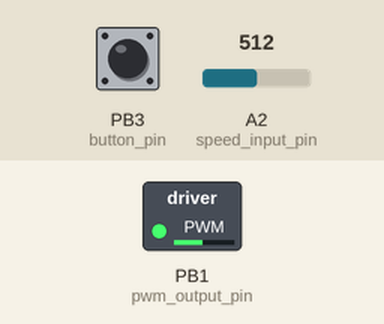
This sketch was run on a simulated ATtiny85, built with avr-gcc and run on an emulated ATtiny85. On the bench: switched loads named in the sketch (green lamp = pin HIGH). The test bench sets the inputs (shaded band); at power-on: A2 (speed_input_pin) = 512, PB3 (button_pin) HIGH.

Above: at 1.4 s.
1.5 s: A2 (speed_input_pin) set to 306
At 2.8 s:
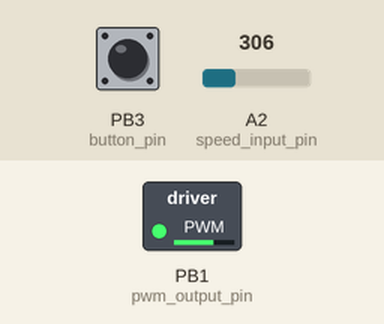
3.1 s: A2 (speed_input_pin) set to 122
At 3.7 s:
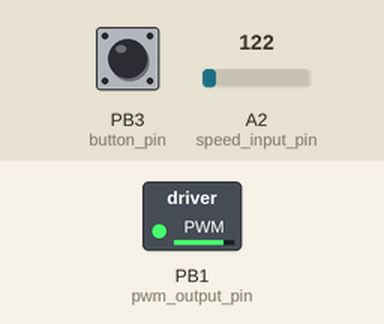
4.7 s: A2 (speed_input_pin) set to 1023
At 5.7 s:
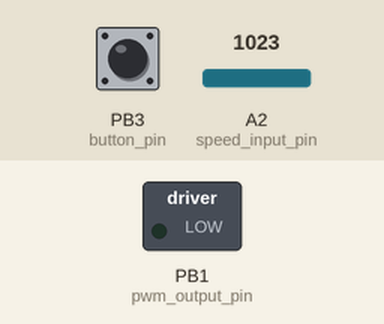
6.3 s: A2 (speed_input_pin) set to 511
At 7.7 s:
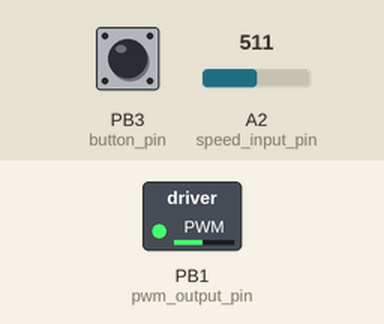
Timing chart, 0 to 8.9 s (numbered marks = the images above; inputs shaded):
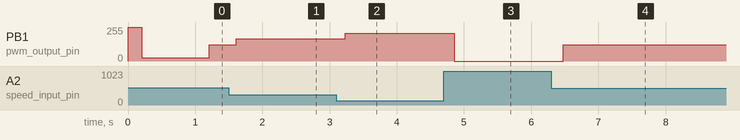

The sketch:

TinyFanController.ino
```cpp
#include <avr/sleep.h>
#include <avr/power.h>
#include <avr/wdt.h>

byte     analogread_power_pin = 2;
byte     speed_input_pin      = A2;
byte     pwm_output_pin       = 1;
bool     fan_running          = false;
uint32_t fan_stop_time;

uint16_t vcc_mv;

volatile bool button_press_temp;
bool button_pressed;
//bool long_press;
//bool quick_press;
byte button_pin = 3; // attiny85 pin 2

ISR (PCINT0_vect){
    if (!button_state()){
      button_press_temp = 1;
   }
}

// watchdog interrupt
ISR (WDT_vect){
   wdt_disable();  // disable watchdog
}

void setup(){
  pinMode(pwm_output_pin, OUTPUT);
  digitalWrite(pwm_output_pin, HIGH); // PNP: HIGH: motor off

  delay(200);  // VCC is measured before each motor start
               // give VCC a moment to stabilize
  check_vcc(); // prenimilary reading, first reading seems to be lower than expected

  pinMode(analogread_power_pin, INPUT);
  pinMode(speed_input_pin, INPUT);
  pinMode(button_pin, INPUT_PULLUP);
  GIMSK = 1<<PCIE;       // pin change interrupt
  PCMSK = 1<<button_pin; // pin change interrupt

  // external 64 mhz timer clock: only tested it
  // needs to be turned on again after sleep
  //PLLCSR = 1<<PCKE | 1<<PLLE;
  //PLLCSR |= 1<<LSM;               // low speed mode: 32 mhz
  //while(!(PLLCSR & (1<<PLOCK)));  // wait for stable PLL clock

  // custom 25 kHz PWM at 1 MHz system clock:
  // datasheet chapters:
  // 12.2 Counter and Compare Units
  // 12.3.1 TCCR1 – Timer/Counter1 Control Register
  TCCR1 &= 0xF0;                    // turn off timer clock / reset all prescaler bits (some are set by default)
  //TCCR1 |= (1<<CS12) | (1<<CS11); // prescaler: 32
  //TCCR1 |= (1<<CS12) | (1<<CS10); // prescaler: 16
  //TCCR1 |= (1<<CS12);             // prescaler: 8
  TCCR1 |= (1<<CS10);               // no prescaler

  //12.3.1 TCCR1 – Timer/Counter1 Control Register
  // Table 12-1. Compare Mode Select in PWM Mode
  //
  //TCCR1 |= (1<<COM1A1);             // OC1x cleared on compare match. Set when TCNT1 = $00. Inverted OC1x not connected.
  // high and low time inverted:
  //TCCR1 |= (1<<COM1A1) | (1<<COM1A0); // OC1x Set on compare match. Cleared when TCNT1= $00.  Inverted OC1x not connected.
  // TCCR1 is set in start_fan()

  // this is how far the counter goes before it starts over again (255 max):
  OCR1C = 40;

  // example PWM values:
  // frequency: timer clock source (1 MHz) / prescaler (1) / OCR1C (40): 25000 Hz
  // duty cycle:
  // OCR1A = 20; // (50% of OCR1C)
  //
  // Notice that in this example each step (1..40) means a difference of 2.5%: The resolution is not so fine.

  // OCR1A is set dynamicly in set_fan_speed()
}

void check_vcc() {
  // modified version of readVcc found on http://digistump.com/wiki/digispark/quickref

  // Read 1.1V reference against AVcc
  // set the reference to Vcc and the measurement to the internal 1.1V reference
  #if defined(__AVR_ATmega32U4__) || defined(__AVR_ATmega1280__) || defined(__AVR_ATmega2560__)
    ADMUX = _BV(REFS0) | _BV(MUX4) | _BV(MUX3) | _BV(MUX2) | _BV(MUX1);
  #elif defined (__AVR_ATtiny24__) || defined(__AVR_ATtiny44__) || defined(__AVR_ATtiny84__)
    ADMUX = _BV(MUX5) | _BV(MUX0);
  #elif defined (__AVR_ATtiny25__) || defined(__AVR_ATtiny45__) || defined(__AVR_ATtiny85__)
    ADMUX = _BV(MUX3) | _BV(MUX2);
  #else
    ADMUX = _BV(REFS0) | _BV(MUX3) | _BV(MUX2) | _BV(MUX1);
  #endif

  delay(2); // Wait for Vref to settle

  //sleep_1_sec();
  ADCSRA |= _BV(ADSC); // Start conversion
  while (bit_is_set(ADCSRA,ADSC)); // measuring

  // original code:
  // return 1125300L / ADC; // Calculate Vcc (in mV); 1125300 = 1.1*1023*1000
  //
  // After the measurement, ADC contains the relative value of vref compared to vcc
  // - ADC contains vref as a fraction (0-1023) of vcc
  // - if vref and vcc are equal then ADC would be 1023
  // - internal reference voltage is known to be about 1.1 v
  //
  // Example values:
  // vcc  | int. ref | ADC
  // -----+----------+-----
  //  1.1 | 1.1      | 1023
  //  2.2 | 1.1      | 511
  //  3.3 | 1.1      | 341
  //  4.4 | 1.1      | 255

  // novelty vcc calculation using map instead of 1125300L / ADC, no sketch size penalty!
  // this way it's easy to adjust the measured reference 1100 voltage (1100) for more accuracy
  vcc_mv = map(1023,0,ADC,0,1100);
  //
  // I noticed the internal reference sinks when vcc rises, for example 950 mV at 5 V
  //
  // vcc much higher then the calibated reference voltage are exaggerated and could be roughly compensated like this:
  //
  // if (vcc_mv > 3800){
  //    // example: 3800 is known to be accurate, 5200 was measured as 5700
  //    vcc_mv = map(vcc_mv,3800,5700,3800,5200);
  // }
}

void go_to_sleep_forever(){
  set_sleep_mode(SLEEP_MODE_PWR_DOWN);
  ADCSRA &= ~(1<<ADEN);

  power_all_disable();  // power off ADC, Timer 0 and 1, serial interface

  noInterrupts();       // timed sequence coming up

  sleep_enable();       // ready to sleep
  interrupts();         // interrupts are required now
  sleep_cpu();          // sleep

  // from the ATTinyCore docs:
  // When using the WDT as a reset source and NOT using a bootloader remember that after reset the WDT will be enabled with minimum timeout.
  // The very first thing your application must do upon restart is reset the WDT (wdt_reset()),  clear WDRF flag in MCUSR (MCUSR&=~(1<<WDRF))
  // and then turn off or configure the WDT for your desired settings. If using the Optiboot bootloader, this is already done for you by the bootloader.
  wdt_reset();
  MCUSR&=~(1<<WDRF);
  wdt_disable();

  sleep_disable();      // precaution
  power_all_enable();   // power everything back on
  ADCSRA |= (1<<ADEN);  // ADC on. ADC only seems to work correctly when this is placed after power_all_enable(), otherwise analogRead readings are incorrect
}

bool button_state() {
   return PINB & 1<<button_pin;
}

bool start_fan(){
   check_vcc();
   if (vcc_mv <= 3000){
      return false;
   }

   reset_running_time();

   // PWM mode OC1A: inverted duty cycle
   TCCR1 |= (1<<COM1A1) | (1<<COM1A0); // OC1x Set on compare match. Cleared when TCNT1= $00.  Inverted OC1x not connected.

   // start up sequence: full power first second
   // especially at lower VCC high duty cycle pulsating seems to start up the motor more successfully

   //  90% duty cycle
   OCR1A = OCR1C * 0.9;

   delay(1000);
   fan_running = true;
   return true;
}

bool stop_fan(){
   // turn off PWM mode OC1A:
   TCCR1 &= ~(1<<COM1A1 | 1<<COM1A0);

   digitalWrite(pwm_output_pin, HIGH);
   fan_running = false;
   go_to_sleep_forever();
}

void set_fan_speed(){
  // determine the lowest possible duty cycle / fan speed. The fan should still be able to spin.
  // allow a lower duty cycle when vcc is higher

  byte lower_limit_percentage = map(vcc_mv, 3000, 5000, 18, 8); // 18% at 3 V, 8% at 5 V
  lower_limit_percentage      = constrain(lower_limit_percentage, 8, 18); // don't exceed boundries

  pinMode(analogread_power_pin, OUTPUT);
  digitalWrite(analogread_power_pin, HIGH);

  // after potentiometer was connected to pin intead of vcc, the voltage reading didn't reach the upper limit anymore (breadboard might have made things worse)
  // change 1020 into 1023. Max speed is still possible.
  uint16_t analog_read_fanspeed = analogRead(speed_input_pin);
  if (analog_read_fanspeed >= 1020){
     analog_read_fanspeed = 1023;
  }

  pinMode(analogread_power_pin, INPUT); // high impedance-state

  // PWM mode OC1A: set duty cycle (OCR1A / OCR1C * 100)
  OCR1A = map(analog_read_fanspeed, 0, 1023, OCR1C * lower_limit_percentage / 100, OCR1C);
}

void reset_running_time(){
   if (vcc_mv > 4500){
      // run longer when probably on usb power
      fan_stop_time = millis() + 1000 * 600UL;
   } else {
      fan_stop_time = millis() + 1000 * 300UL;
   }
}

void loop() {
  if (button_press_temp){
      button_press_temp = 0;
      delay(40); // primitive debounce

      reset_running_time();
  }

  if (!fan_running){
     if (!start_fan()){
        // couldn't start
        go_to_sleep_forever();
        return;
     }
  }

  if (millis() >= fan_stop_time){
     stop_fan();
     return;
  }

  check_vcc();
  if (vcc_mv <= 2900){
     stop_fan();
     return;
  }

  set_fan_speed();

  delay(200);
}
```

Measured:
- after the input at 1.5 s, PB1 (pwm_output_pin): 121/255 → 166/255 after 0.11 s
- after the input at 3.1 s, PB1 (pwm_output_pin): 166/255 → 210/255 after 0.13 s
- after the input at 4.7 s, PB1 (pwm_output_pin): 210/255 → 0/255 after 0.15 s
- after the input at 6.3 s, PB1 (pwm_output_pin): 0/255 → 121/255 after 0.18 s
